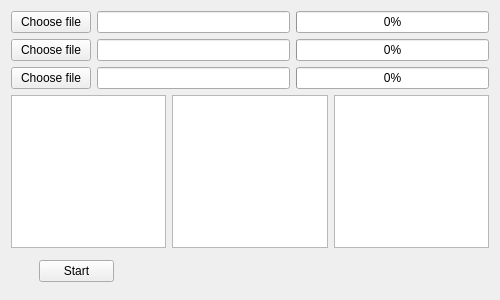
<?xml version="1.0" encoding="UTF-8"?>
<ui version="4.0">
 <class>Widget</class>
 <widget class="QWidget" name="Widget">
  <property name="geometry">
   <rect>
    <x>0</x>
    <y>0</y>
    <width>500</width>
    <height>300</height>
   </rect>
  </property>
  <property name="minimumSize">
   <size>
    <width>500</width>
    <height>300</height>
   </size>
  </property>
  <property name="maximumSize">
   <size>
    <width>500</width>
    <height>300</height>
   </size>
  </property>
  <property name="windowTitle">
   <string>Widget</string>
  </property>
  <layout class="QVBoxLayout" name="verticalLayout">
   <item>
    <layout class="QHBoxLayout" name="horizontalLayout">
     <item>
      <widget class="QPushButton" name="choose_file_1">
       <property name="text">
        <string>Choose file</string>
       </property>
      </widget>
     </item>
     <item>
      <widget class="QLineEdit" name="lineEdit_1"/>
     </item>
     <item>
      <widget class="QProgressBar" name="progressBar_1">
       <property name="value">
        <number>0</number>
       </property>
      </widget>
     </item>
    </layout>
   </item>
   <item>
    <layout class="QHBoxLayout" name="horizontalLayout_4">
     <item>
      <widget class="QPushButton" name="choose_file_2">
       <property name="text">
        <string>Choose file</string>
       </property>
      </widget>
     </item>
     <item>
      <widget class="QLineEdit" name="lineEdit_2"/>
     </item>
     <item>
      <widget class="QProgressBar" name="progressBar_2">
       <property name="value">
        <number>0</number>
       </property>
      </widget>
     </item>
    </layout>
   </item>
   <item>
    <layout class="QHBoxLayout" name="horizontalLayout_5">
     <item>
      <widget class="QPushButton" name="choose_file_3">
       <property name="text">
        <string>Choose file</string>
       </property>
      </widget>
     </item>
     <item>
      <widget class="QLineEdit" name="lineEdit_3"/>
     </item>
     <item>
      <widget class="QProgressBar" name="progressBar_3">
       <property name="value">
        <number>0</number>
       </property>
      </widget>
     </item>
    </layout>
   </item>
   <item>
    <layout class="QHBoxLayout" name="horizontalLayout_2">
     <item>
      <widget class="QTextEdit" name="textEdit_1"/>
     </item>
     <item>
      <widget class="QTextEdit" name="textEdit_2"/>
     </item>
     <item>
      <widget class="QTextEdit" name="textEdit_3"/>
     </item>
    </layout>
   </item>
   <item>
    <layout class="QHBoxLayout" name="horizontalLayout_3">
     <item>
      <widget class="QPushButton" name="start">
       <property name="maximumSize">
        <size>
         <width>75</width>
         <height>16777215</height>
        </size>
       </property>
       <property name="text">
        <string>Start</string>
       </property>
      </widget>
     </item>
     <item>
      <widget class="QLabel" name="label_1">
       <property name="minimumSize">
        <size>
         <width>35</width>
         <height>35</height>
        </size>
       </property>
       <property name="maximumSize">
        <size>
         <width>35</width>
         <height>35</height>
        </size>
       </property>
       <property name="text">
        <string/>
       </property>
      </widget>
     </item>
     <item>
      <widget class="QLabel" name="label_2">
       <property name="minimumSize">
        <size>
         <width>35</width>
         <height>35</height>
        </size>
       </property>
       <property name="maximumSize">
        <size>
         <width>35</width>
         <height>35</height>
        </size>
       </property>
       <property name="text">
        <string/>
       </property>
      </widget>
     </item>
     <item>
      <widget class="QLabel" name="label_3">
       <property name="minimumSize">
        <size>
         <width>35</width>
         <height>35</height>
        </size>
       </property>
       <property name="maximumSize">
        <size>
         <width>35</width>
         <height>35</height>
        </size>
       </property>
       <property name="text">
        <string/>
       </property>
      </widget>
     </item>
     <item>
      <widget class="QLabel" name="label_4">
       <property name="minimumSize">
        <size>
         <width>35</width>
         <height>35</height>
        </size>
       </property>
       <property name="maximumSize">
        <size>
         <width>35</width>
         <height>35</height>
        </size>
       </property>
       <property name="text">
        <string/>
       </property>
      </widget>
     </item>
     <item>
      <widget class="QLabel" name="label_5">
       <property name="minimumSize">
        <size>
         <width>35</width>
         <height>35</height>
        </size>
       </property>
       <property name="maximumSize">
        <size>
         <width>35</width>
         <height>35</height>
        </size>
       </property>
       <property name="text">
        <string/>
       </property>
      </widget>
     </item>
    </layout>
   </item>
  </layout>
 </widget>
 <resources/>
 <connections/>
</ui>
